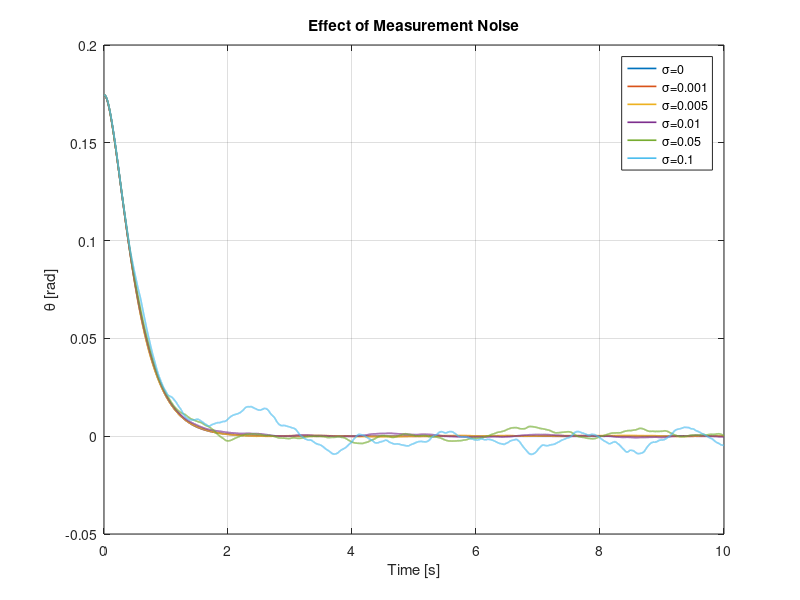

Recreate this plot in MATLAB.
%% NOISE ANALYSIS

clear;
clc;
close all;

%% Plant

m = 1;
l = 1;
b = 0.2;
g = 9.81;

A = [0 1;
     g/l -b/(m*l^2)];

B = [0;
     1/(m*l^2)];

%% LQR

Q = diag([100 10]);
R = 1;

K = lqr(A,B,Q,R);

%% Simulation

dt = 0.001;
t = 0:dt:10;

x0 = [10*pi/180;0];

noise_levels = [0 0.001 0.005 0.01 0.05 0.1];

figure;

for k = 1:length(noise_levels)

    sigma = noise_levels(k);

    x = zeros(2,length(t));
    u = zeros(1,length(t));

    x(:,1) = x0;

    for i = 1:length(t)-1

        noise = sigma*randn(2,1);

        x_measured = x(:,i) + noise;

        u(i) = -K*x_measured;

        xdot = A*x(:,i) + B*u(i);

        x(:,i+1) = x(:,i) + dt*xdot;

    end

    plot(t,x(1,:),'LineWidth',1.2);
    hold on;

end

grid on;

xlabel('Time [s]');
ylabel('\theta [rad]');

legend( ...
    '\sigma=0',...
    '\sigma=0.001',...
    '\sigma=0.005',...
    '\sigma=0.01',...
    '\sigma=0.05',...
    '\sigma=0.1');

title('Effect of Measurement Noise');
